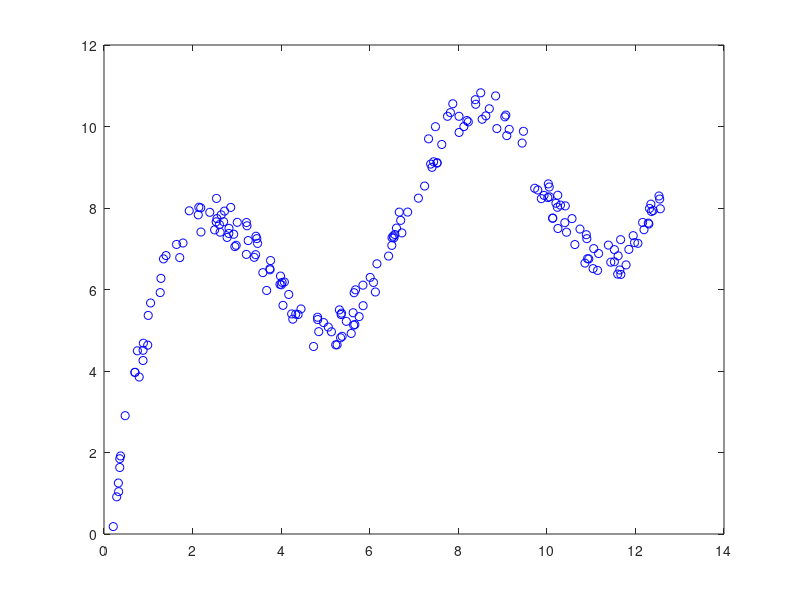

This chart was generated by the following MATLAB code:
%%

x = 4*pi*rand(200, 1);

c = [2 -1 2 4]

y = [sin(x) cos(x) log(x) ones(size(x))] * c';

y = y + 1*(rand(size(y)) - 0.5);

figure;

plot (x, y, 'bo');